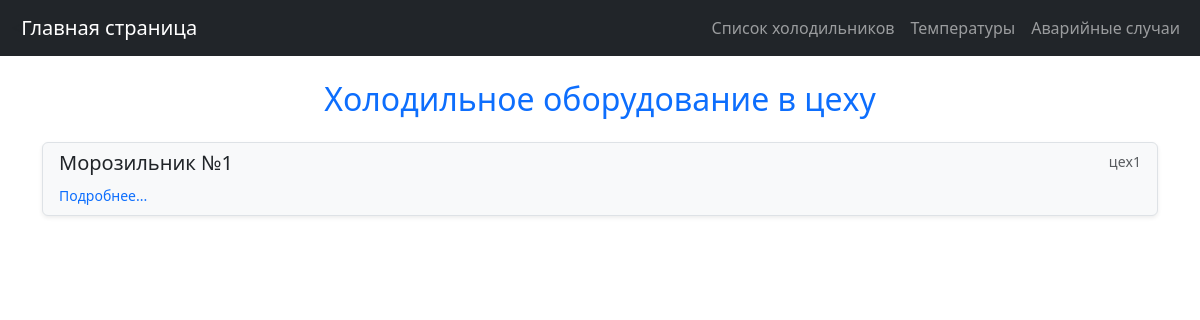
Before: / with the older database file.
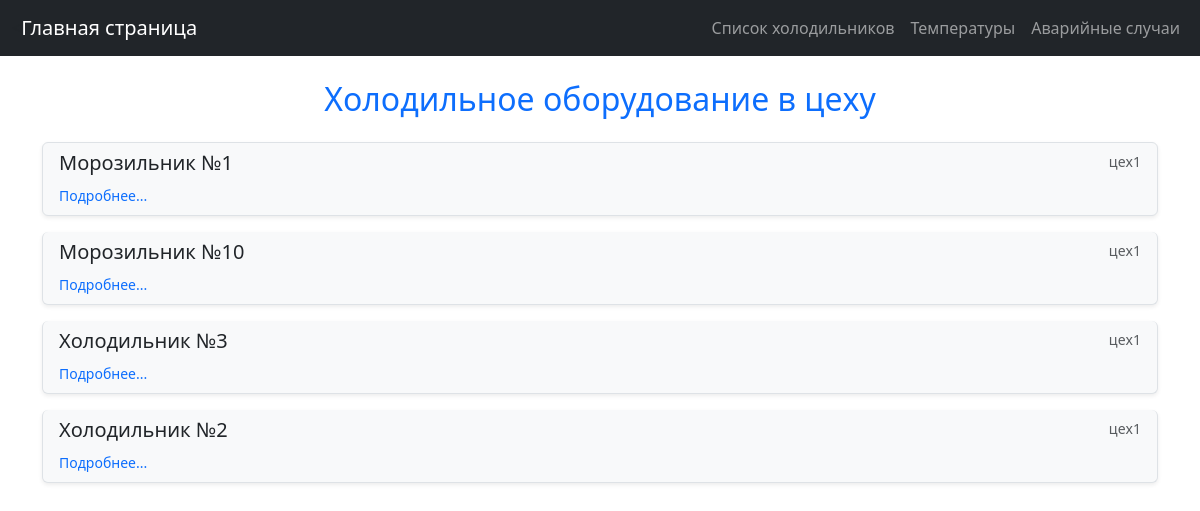
After: the same page with the newer database file.
### fr1/models.py (models this page shows, shortened)
class Fridge(models.Model):
    name = models.CharField(max_length=100)  # Название холодильника
    location = models.CharField(max_length=255, blank=True, null=True)  # Местоположение холодильника (опционально)
    image = models.ImageField(upload_to='fridges/', null=True, blank=True)  # Поле для изображения

### fr1/views.py (the view)
# urls.py: path('', views.fridge_list, name='fridge_list'),  # Список холодильников
def fridge_list(request):
    fridges = Fridge.objects.all()
    return render(request, 'fr1/fridge_list.html', {'fridges': fridges})

### fr1/templates/fr1/fridge_list.html (shortened to what this page needs)
{% extends 'base.html' %}
{% block content %}
<h2 class="mb-4 text-center text-primary">Холодильное оборудование в цеху</h2>
<div class="list-group">
    {% for fridge in fridges %}
    <a href="{% url 'fridge_detail' fridge.id %}" class="list-group-item list-group-item-action flex-column align-items-start shadow-sm mb-3 rounded" style="background-color: #f8f9fa;">
        <div class="d-flex w-100 justify-content-between">
            <h5 class="mb-1 text-dark">{{ fridge.name }}</h5>
            <small class="text-muted">{{ fridge.location }}</small>
        </div>
        <small class="text-primary">Подробнее...</small>
    </a>
    {% empty %}
    <p>No fridges available.</p>
    {% endfor %}
</div>
{% endblock %}

Changed rows visible on the page:
added Fridge: name "Морозильник №10", location "цех1"
added Fridge: name "Холодильник №3", location "цех1"
added Fridge: name "Холодильник №2", location "цех1"
